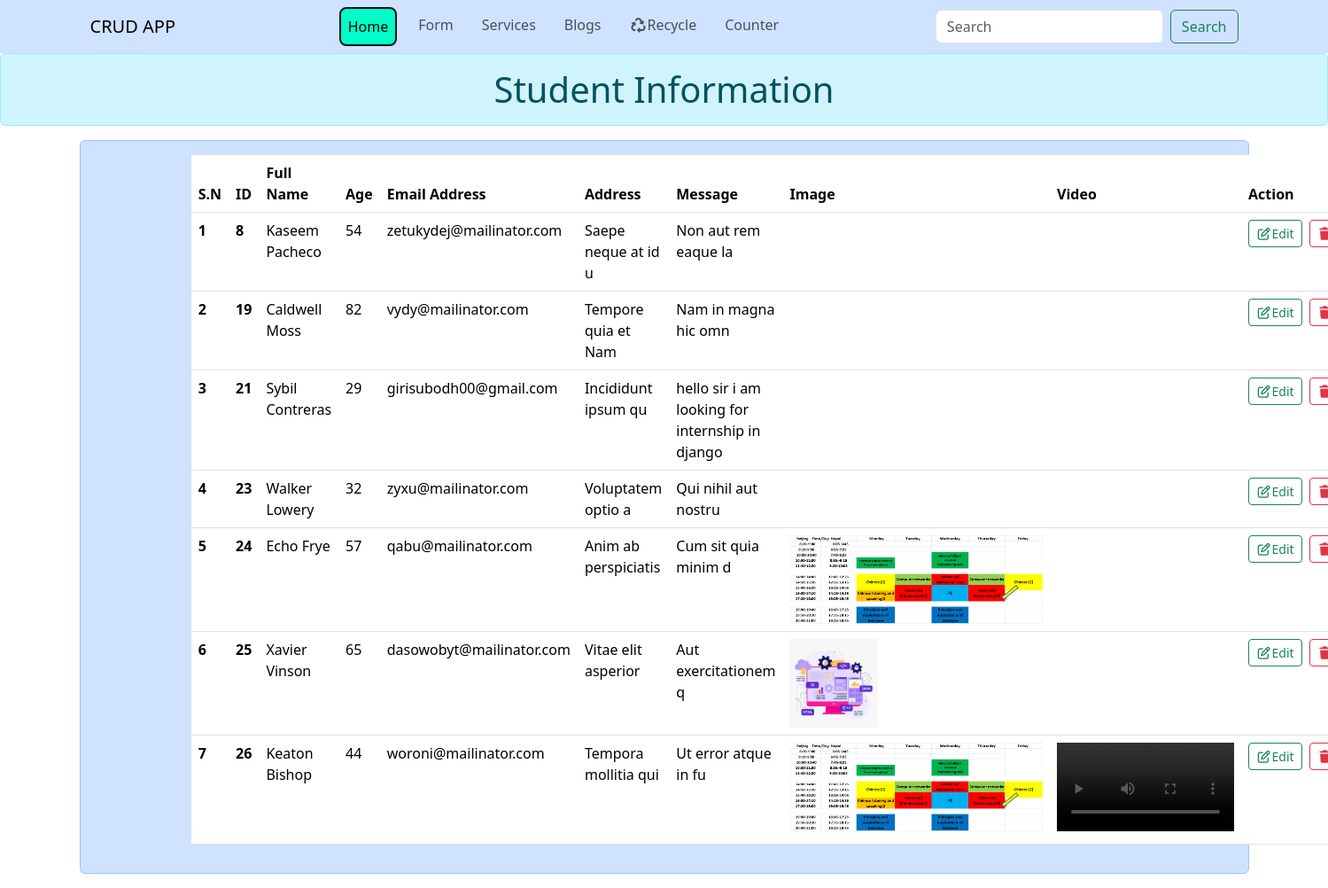
The page / on the database its author committed.
### crud_app/models.py (models this page shows, shortened)
class FormStudent(models.Model):
    name= models.CharField(max_length=50,validators=[MinLengthValidator(3)])
    age= models.IntegerField()
    email = models.EmailField(unique=True)
    address= models.TextField()
    message= models.TextField()
    image= models.ImageField(upload_to='image',null = True)
    video= models.FileField(upload_to='video',null = True)
    is_delete=models.BooleanField(default=False )

### crud_app/views.py (the view)
# urls.py: path('', home,name= 'home'),
def home(request):
    searched= request.GET.get("trysearch")
    if searched:
        data=FormStudent.objects.filter(name__icontains=searched)
    else:
        data= FormStudent.objects.filter(is_delete=False)
    return render(request,'crud_app/home.html',{'data':data})

### crud_app/templates/crud_app/home.html (shortened to what this page needs)
{% extends 'base.html' %}
{% block content %}
<h1 class='text-center alert alert-info'>Student Information </h1>
<div class="container alert alert-primary">
  <div class="row">
    <div class="col-10 mx-auto ">
      <table class="table">
        <thead>
          <tr>
            <th scope="col">S.N</th>
            <th scope="col">ID</th>
            <th scope="col">Full Name</th>
            <th scope="col">Age</th>
            <th scope="col">Email Address</th>
            <th scope="col">Address</th>
            <th scope="col">Message</th>
            <th scope="col">Image</th>
            <th scope="col">Video</th>
            <th scope="col">Action</th>
          </tr>
        </thead>
        <tbody>
          {% for i in data %}
          <tr>
            <th scope="row">{{forloop.counter}}</th>
            <th scope="row">{{i.id}}</th>
            <td>{{i.name}}</td>
            <td>{{i.age}}</td>
            <td>{{i.email}}</td>
            <td>{{i.address}}</td>
            <td>{{i.message}}</td>
            <td>
              {% if i.image %}
              <img src="{{i.image.url}}" height="100px" alt="">
              {% endif %}
            </td>
            <td>
              {% if i.video %}
              <video src="{{i.video.url}}" controls height="100px" width="200px"></video>
              {% endif %}
            </td>
            <td>
              <div class="d-flex gap-2">
                <a href="{% url 'update' i.id %}"
                  class="btn btn-sm btn-outline-success d-inline-flex align-items-center">
                  <i class="fa-regular fa-pen-to-square"></i> Edit
                </a>
                <a href="{% url 'delete' i.id %}"
                  class="btn btn-sm btn-outline-danger d-inline-flex align-items-center">
                  <i class="fa-solid fa-trash"></i> Delete
                </a>
              </div>
            </td>
          </tr>
          {% endfor %}
        </tbody>
      </table>
    </div>
  </div>
</div>
{% endblock content %}

### rows shown on the page
FormStudent: id "8", name "Kaseem Pacheco", age "54", email "zetukydej@mailinator.com", address "Saepe neque at id u", message "Non aut rem eaque la"
FormStudent: id "19", name "Caldwell Moss", age "82", email "vydy@mailinator.com", address "Tempore quia et Nam", message "Nam in magna hic omn"
FormStudent: id "21", name "Sybil Contreras", age "29", email "girisubodh00@gmail.com", address "Incididunt ipsum qu", message "hello sir i am looking for internship in django"
FormStudent: id "23", name "Walker Lowery", age "32", email "zyxu@mailinator.com", address "Voluptatem optio a", message "Qui nihil aut nostru"
FormStudent: id "24", name "Echo Frye", age "57", email "qabu@mailinator.com", address "Anim ab perspiciatis", message "Cum sit quia minim d", image (picture)
FormStudent: id "25", name "Xavier Vinson", age "65", email "dasowobyt@mailinator.com", address "Vitae elit asperior", message "Aut exercitationem q", image (picture)
FormStudent: id "26", name "Keaton Bishop", age "44", email "woroni@mailinator.com", address "Tempora mollitia qui", message "Ut error atque in fu", image (picture)
